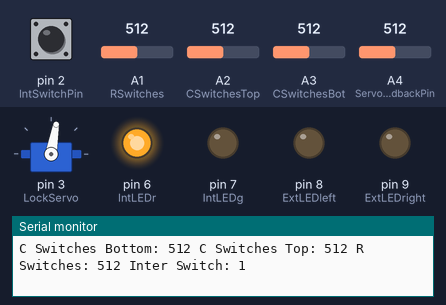
A sketch run on a simulated Arduino Uno, built with avr-gcc and run on an emulated ATmega328P. Parts: servo, output pins drawn as LEDs (lit = HIGH), the last lines printed to the serial monitor. The inputs (shaded band) are chosen by the test bench; at power-on: pin 2 (IntSwitchPin) HIGH, A1 (RSwitches) = 512, A2 (CSwitchesTop) = 512, A3 (CSwitchesBot) = 512, A4 (ServoFeedbackPin) = 512.

Above: at 1.2 s.
1.3 s: pin 2 (IntSwitchPin) pulled LOW for 0.15 s
At 1.7 s:
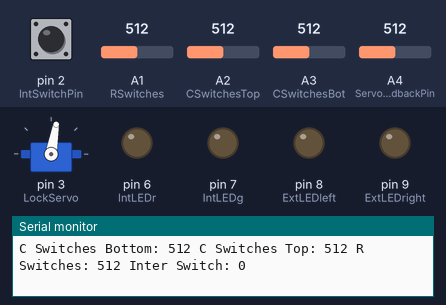
4.4 s: A1 (RSwitches) set to 105
7.4 s: A1 (RSwitches) set to 89
10.4 s: pin 2 (IntSwitchPin) pulled LOW for 1 s
At 13.5 s:
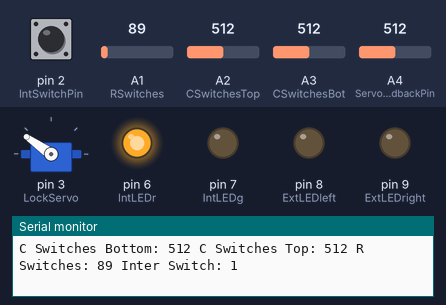
14.4 s: pin 2 (IntSwitchPin) pulsed LOW 2 times (0.12 s each, 0.3 s apart)
At 14.8 s:
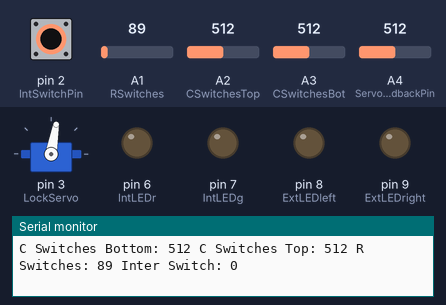
18.0 s: A2 (CSwitchesTop) set to 107
21.0 s: A2 (CSwitchesTop) set to 92
Timing chart, 0 to 24.0 s (numbered marks = the images above; inputs shaded):
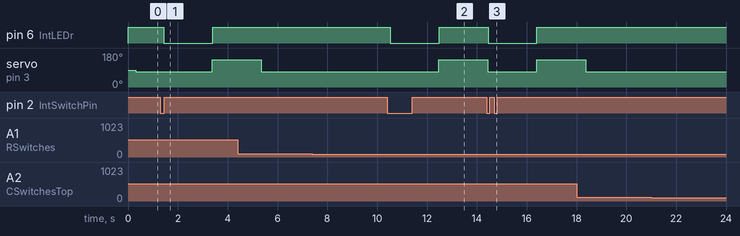

The sketch:

PBCDoor.ino
```cpp
//  Serial.println(CswtichBot_val);
// Open 1018
// left closed 522
// right closed broken
// both closed NA

//  Serial.println(CswtichTop_val);
//  // Open 1018
//  // left closed 436
//  // right closed 523
//  // both closed 317
//
//  Serial.println(Rswitch_val);
//  // Open 1015
//  // left closed 525
//  // right closed 435
//  // both closed 317
//
//  Serial.println(IntSwitch_val);
//  // Open  ==1
//  // closed  ==0

// Servo
// 22 ==132   & 90 == 250  & 180 (max) == 405
// the command values drift and pick up off sets seemingly from endstop crashes


#include <Servo.h> // ah i forget these braket notations


Servo LockServo;

int ServoFeedbackPin = A4;
int ServoFBPos_raw = 0;
int ServoFBPos_Filtered = 0;
float Memory = .15;

int CSwitchesBot = A3;
int CSwitchesTop = A2;
int RSwitches = A1;
int IntSwitchPin = 2;

int ExtLEDleft = 8;
int ExtLEDright = 9;
int IntLEDr = 6;
int IntLEDg = 7;

int CswtichBot_val = 0;
int CswtichTop_val = 0;
int Rswitch_val = 0;
bool Rswitch_left = false;
bool Rswitch_leftOld = false;
bool Rswitch_right = false;
bool Rswitch_rightOld = false;

bool IntSwitch_val = false;
bool IntSwitch_valOld = false;
int pos = 90;
int cmd_pos = 90;

bool Locking = false;
bool Unlocking = false;
bool Locked = false;
bool inProcess = false;
bool failedToUnlock = false;
bool failedToLock = false;

unsigned long OldMillis = 0;
unsigned long currentMillis = 0;

void setup() {
  Serial.begin(9600);

  LockServo.attach(3);
  LockServo.write(pos);

  pinMode(ServoFeedbackPin, INPUT_PULLUP);
  pinMode(CSwitchesBot, INPUT_PULLUP);
  pinMode(CSwitchesTop, INPUT_PULLUP);
  pinMode(RSwitches, INPUT_PULLUP);

  // digital input
  pinMode(IntSwitchPin, INPUT_PULLUP);

  pinMode(ExtLEDleft, OUTPUT);
  pinMode(ExtLEDright, OUTPUT);
  pinMode(IntLEDr, OUTPUT);
  pinMode(IntLEDg, OUTPUT);
}

void loop() {

  // read inputs
  CswtichBot_val = analogRead(CSwitchesBot);
  CswtichTop_val = analogRead(CSwitchesTop);
  Rswitch_val = analogRead(RSwitches);
  IntSwitch_val = digitalRead(IntSwitchPin);
  ServoFBPos_raw = analogRead(ServoFeedbackPin);

  Serial.print("C Switches Bottom: ");
  Serial.print(CswtichBot_val);
  Serial.print(" C Switches Top: ");
  Serial.print(CswtichTop_val);
  Serial.print(" R Switches: ");
  Serial.print(Rswitch_val);
  Serial.print(" Inter Switch: ");
  Serial.println(IntSwitch_val);


  // min 35 max 150
  if (IntSwitch_val) { // a change in switch state
    cmd_pos = 80;
    digitalWrite(IntLEDr, HIGH);
  }
  else if (!IntSwitch_val) {
    cmd_pos = 145;
    digitalWrite(IntLEDr, LOW);
  }

  while (pos < cmd_pos) {
    pos += 1;
    delay(30);
  }
  while (pos > cmd_pos) {
    pos -= 1;
    delay(30);
  }

  LockServo.write(pos);
  // reading inputs and filtering values
  //  currentMillis = millis();

  //  if (Rswitch_val > 900) {
  //    Rswitch_left = false;
  //    Rswitch_right = false;
  //  }
  //  else if (Rswitch_val < 900 and Rswitch_val > 475 ) {
  //    Rswitch_left = true;
  //  }
  //  else// temporary
  //  {
  //    Rswitch_left = false;
  //    Rswitch_right = false;
  //  }

  //  ServoFBPos_Filtered = (1 - Memory) * ServoFBPos_raw + Memory * ServoFBPos_Filtered;


  // Debugging tools
  //  Serial.print("Raw Servo Position: ");
  //  Serial.print(ServoFBPos_raw);
  //  Serial.print("    Filtered Servo Position: ");
  //  Serial.println(ServoFBPos_Filtered);


  //  // logic for requesting a lock/unlock
  //  // inside switch
  //  if (IntSwitch_val != IntSwitch_valOld) { // a change in switch state
  //    IntSwitch_valOld = IntSwitch_val;
  //    if (!Locked and !Locking) {
  //      Locking = true;
  //    }
  //    else if (Locked and !Unlocking) {
  //      Unlocking = true;
  //    }
  //  }
  //  // outside top left rectangle switch
  //  if (Rswitch_left != Rswitch_leftOld) { // a change in switch state
  //    Rswitch_leftOld = Rswitch_left;
  //    if (!Locked and !Locking) {
  //      Locking = true;
  //    }
  //    else if (Locked and !Unlocking) {
  //      Unlocking = true;
  //    }
  //  }
  //
  //
  //
  //  // Servo commands to lock and unlock
  //  if (Locking and !Locked) {
  //    if (ServoFBPos_Filtered > 200) {
  //      LockServo.write(50); // fast move
  //      pos = 50;
  //    }
  //    else if (ServoFBPos_Filtered <= 200 and ServoFBPos_Filtered > 140) {
  //      pos = pos - 1;
  //      LockServo.write(pos);
  //      delay(10);
  //      Serial.print("Command Pos");
  //      Serial.println(pos);
  //    }
  //  }
  //  if (Unlocking and Locked) {
  //    if (ServoFBPos_Filtered < 340) {
  //      LockServo.write(150); // fast move
  //      pos = 150;
  //    }
  //    else if (ServoFBPos_Filtered >= 340 and ServoFBPos_Filtered < 400) {
  //      pos = pos + 1;
  //      LockServo.write(pos);
  //      delay(10);
  //      Serial.print("Command Pos");
  //      Serial.println(pos);
  //    }
  //  }
  //
  //
  //  // State update
  //  if (ServoFBPos_Filtered > 400) {
  //    //unlocked
  //    Locked = false;
  //    Locking = false;
  //    Unlocking = false;
  //  }
  //  else if (ServoFBPos_Filtered < 140) {
  //    //locked
  //    Locked = true;
  //    Locking = false;
  //    Unlocking = false;
  //  }

}
```

Measured:
- after the input at 1.3 s, pin 6 (IntLEDr): HIGH → LOW after 0.13 s, → HIGH 2.0 s later; servo on pin 3 (LockServo): 80° → 145° after 2.1 s
- after the input at 10.4 s, pin 6 (IntLEDr): HIGH → LOW after 0.13 s, → HIGH 2.0 s later; servo on pin 3 (LockServo): 80° → 145° after 2.1 s
- after the input at 14.4 s, pin 6 (IntLEDr): HIGH → LOW after 0.05 s, → HIGH 2.0 s later
